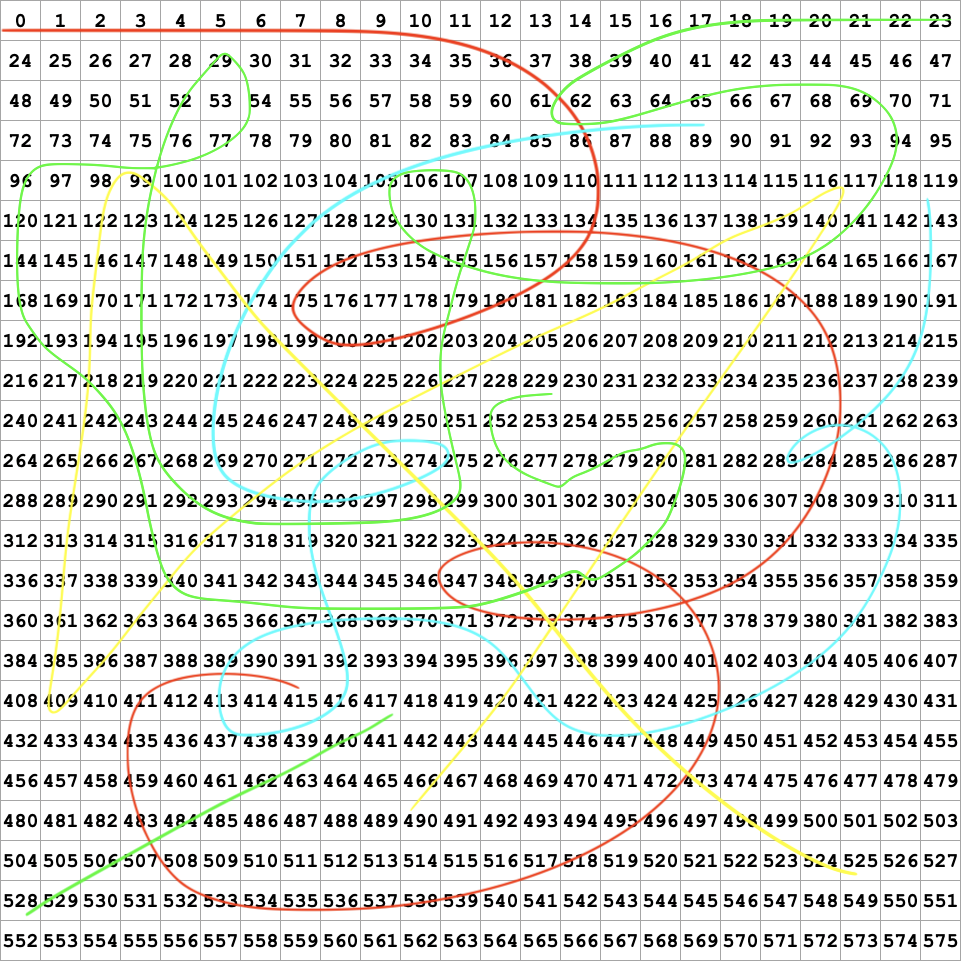
#> input picture examples/numbers.png, 961 x 961 px
$ python -i img_augs.py   (imports and definitions only)   (older library calls are emulated)
#> lines starting #> are read from the running program, lines starting #| are printed output that depends on the picture
#> further down, picture is the input picture: shape (961, 961, 3); mean B, G, R 216.8, 220.9, 219.7
"""
image signal processings
"""
import cv2
import random
import numpy as np
import math
import numpy as np
from skimage.filters import threshold_sauvola
import random

def random_augment_textlines(img):
    """random augment textline images
    step1: positional transforms:
        * random rotate
        * random pan
        * random squeeze
        * random smear
    step2: noises:
        * gaussian noise
        * salt and pepper noise
        * advanced salt and pepper noise
    textures (random trigger after each step):
        * blurs
        * down sample
        * jpg compression
        * binarize


    Args:
        img (_type_): input img

    Returns:
        _type_: _description_
    """
    # resize to 64 height
    img = cv2.resize(img,(int(img.shape[1]/img.shape[0]*64),64))
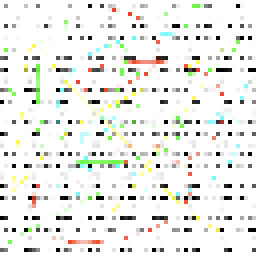
#> img: shape (64, 64, 3) (shown 4 times larger); mean of channels 0, 1, 2 231.7, 236.2, 234.9; drawn as B, G, R
    # positional transforms
    if random.random()<0.5:
        img = rotate_img(img,angle=random.randint(-3,3),pad_color="WHITE")
    if random.random()<0.1:
        random_pan(img,color=255,h_pad=32,w_pad=100,crop=False)
    if random.random()<0.5:
        img = squeeze_image(img, squeeze_rate=3**random.uniform(-1,1))
    if random.random()<0.2:
        img = random_smear(img,n_time_factor=1)
    # noises
    if random.random()<0.5:
        img = additive_gaussian_noise(img, mean=0, var=10**random.uniform(-2,-1))
    if random.random()<0.1:
        img = salt_pepper_noise(img, s_vs_p=0.5, freq=10**random.uniform(-3,-2))
    if random.random()<0.1:
        img = advanced_salt_pepper(img,size=10)

    # textures
    if random.random()<0.5:
        img = blur_image(img,blur_type=random.choice(["gaussian","median","bilateral","box"]),intensity=random.choice([3,5]))
    if random.random()<0.5:
        img = down_sample(img,down_sample_rate=3**random.uniform(-1,0.5),nearest=False)
    if random.random()<0.1:
        img = binarize_img(img,mode=random.choice(["threshold","otsu","sauvola"]),thresh=random.randint(0,255))
    if random.random()<0.5:
        img = jpg_artifact(img, quality=random.randint(30,80))
    return img


# blurs
# [20 lines left out: function blur_image, not called in this run]

# random squeeze and stretch, length wise
def squeeze_image(img, squeeze_rate=0.5):
    """randomly squeeze image, length wise
       h*w image will be squeezed to (h/squeeze_rate) * w if squeeze_rate < 1
       h*w image will be squeezed to h * (w*squeeze_rate) if squeeze_rate > 1

    Args:
        img (_type_): input img
        squeeze_rate (float, optional):
            squeeze rate, smaller is thinner. larger is fatter, Defaults to 0.5.
    """
#> called with squeeze_rate = 0.589
    h, w = img.shape[:2]
#> h = 64; w = 64
    if squeeze_rate < 1:
        img = cv2.resize(img, (w, int(h / squeeze_rate)))
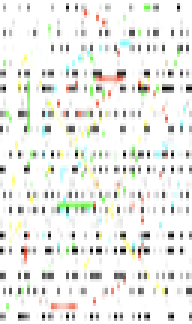
#> img: shape (108, 64, 3) (shown 3 times larger); mean of channels 0, 1, 2 231.4, 235.9, 234.6; drawn as B, G, R
    else:
        img = cv2.resize(img, (int(w * squeeze_rate), h))
    return img


# [48 lines left out: functions down_sample, binarize_img, advanced_salt_pepper, not called in this run]

import numpy as np
import os
import cv2


def additive_gaussian_noise(img, mean=0, var=0.1):
#> called with mean = 0, var = 0.0608
    h, w = img.shape[:2]
#> h = 108; w = 64
    c = 0
    if len(img.shape) == 3:
        c = img.shape[2]
#> c = 3

    sigma = var ** 0.5
    if c > 0:
        gauss_noise = np.random.normal(mean, sigma, (h, w, c))
    else:
        gauss_noise = np.random.normal(mean, sigma, (h, w))
    img = np.clip(img * (1 + gauss_noise), 0, 255)
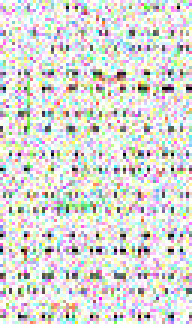
#> img: shape (108, 64, 3) float64 (shown 3 times larger); mean of channels 0, 1, 2 212.1, 215.5, 215.6; drawn as B, G, R
    img = np.array(img, dtype=np.uint8)
    return img


# [94 lines left out: functions salt_pepper_noise, poisson_noise, dead_fly_noise, gen_cloud_noise, rotate_img, random_pan, not called in this run]


def jpg_artifact(img, quality=40):
    """ compress image and reload to give image compress aritfact

    Args:
        img (_type_): _description_
        jpg_compress_rate (_type_): _description_

    Returns:
        _type_: _description_
    """
#> called with quality = 78
    encode_param = [int(cv2.IMWRITE_JPEG_QUALITY), quality]
    _, encimg = cv2.imencode('.jpg', img, encode_param)
#> encimg = 4541 values, max 255 at index 0, min 0 at index 4, mean 121.8
    img = cv2.imdecode(encimg, 0)
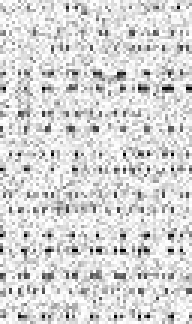
#> img: shape (108, 64) (shown 3 times larger); min 0, max 255, mean 214.2
    return img


# [43 lines left out: functions random_smear, _localTranslationWarp, not called in this run]

"""
bilinearInsert:双线性插值法（变换像素）
"""
# [13 lines left out: function _bilinear_insert, not called in this run]


>>> import cv2
>>> picture = cv2.imread('../../../examples/numbers.png')
>>> result = random_augment_textlines(picture)
